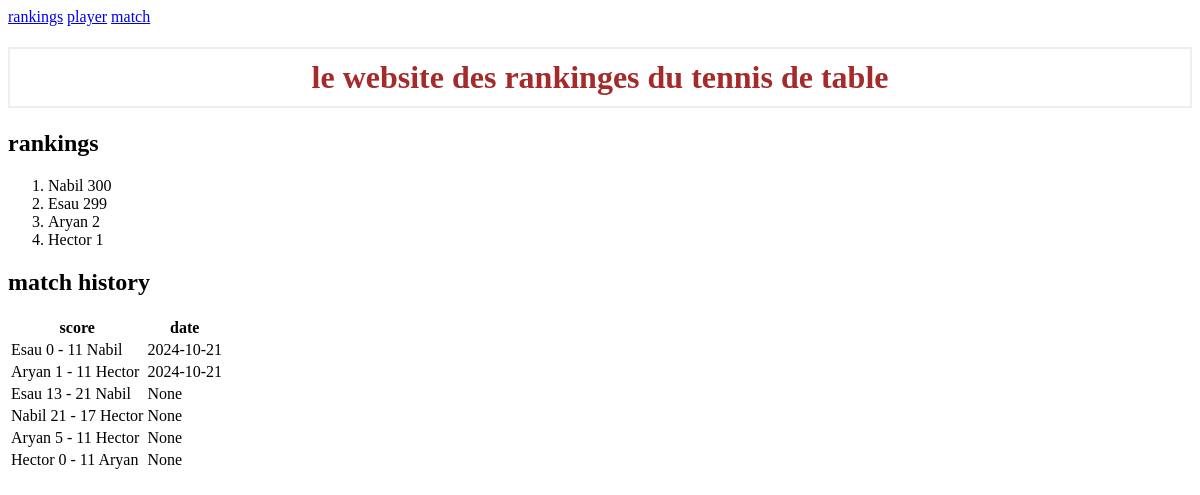
Before: /rankings with the older database file.
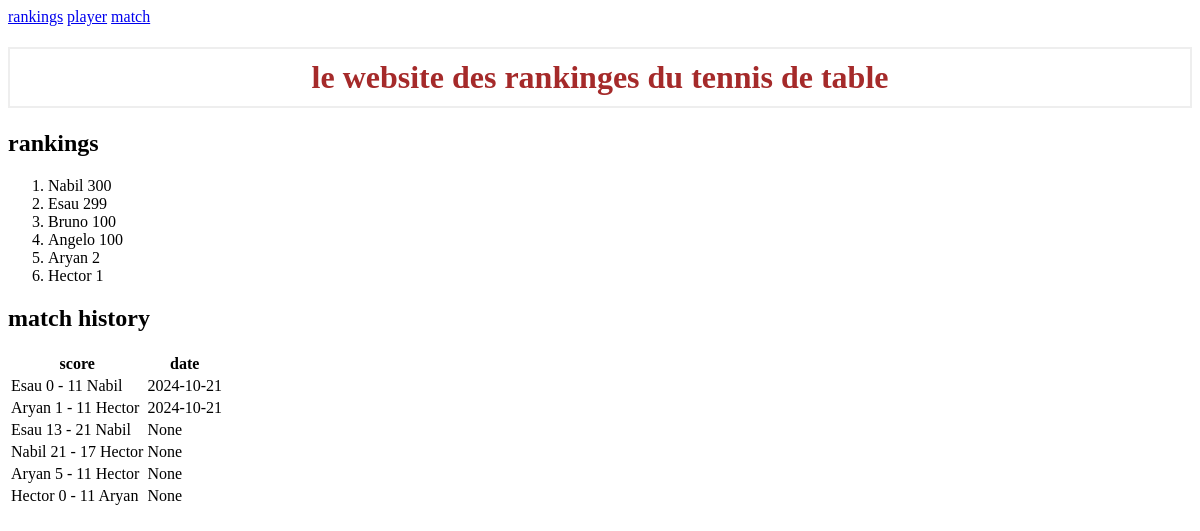
After: the same page with the newer database file.
### tables this page shows
CREATE TABLE players (
    'name' TEXT PRIMARY KEY,
    'elo' INTEGER NOT NULL
);

CREATE TABLE matches (
    'id' INTEGER PRIMARY KEY AUTOINCREMENT,
    'player1' TEXT REFERENCES players('name'),
    'score1' INTEGER NOT NULL,
    'player2' TEXT REFERENCES players('name'),
    'score2' INTEGER NOT NULL,
    'date' DATE
);

### app.py (the view)
@app.route('/rankings')
def rankings():
    con = get_db_connection()
    players = con.execute('SELECT * FROM players ORDER BY elo DESC').fetchall()
    matches = con.execute('SELECT * FROM matches ORDER BY id DESC').fetchall()
    con.close()
    return render_template('rankings.html', players=players, matches=matches)

### app.py (called while the page is built)
def get_db_connection():
    con = sqlite3.connect('database.db')
    con.row_factory = sqlite3.Row
    return con

### templates/rankings.html
{% extends 'base.html' %}
{% block content %}
    <h2>rankings</h2>
    <ol>
        {% for player in players %}
            <li>{{ player['name'] }} {{ player['elo'] }}</li>
        {% endfor %}
    </ol>
    <h2>match history</h2>
    <table>
        <tr>
            <th>score</th>
            <th>date</th>
        </tr>
        {% for match in matches %}
        <tr>
            <td>{{ match['player1'] }} {{ match['score1'] }} - {{ match['score2'] }} {{ match['player2'] }}</td>
            <td>{{ match['date'] }}</td>
        </tr>
        {% endfor %}
    </table>
{% endblock %}

### templates/base.html (shortened to what this page needs)
<!DOCTYPE html>
<html lang="en">
    <head>
        <link rel="stylesheet" href="{{ url_for('static', filename= 'css/style.css') }}">
    </head>
    <body>
        <nav class="navbar">
            <a href="/rankings">rankings</a>
            <a href="/player">player</a>
            <a href="/match">match</a>
        </nav>
        <h1>le website des rankinges du tennis de table</h1>
        <div class="container">
            {% block content %} {% endblock %}
        </div>
    </body>
</html>

### static/css/style.css (style rules this page uses)
h1 { border: 2px #eee solid; color: brown; text-align: center; padding: 10px; }

Changed rows visible on the page:
added players: name "Bruno", elo "100"
added players: name "Angelo", elo "100"
